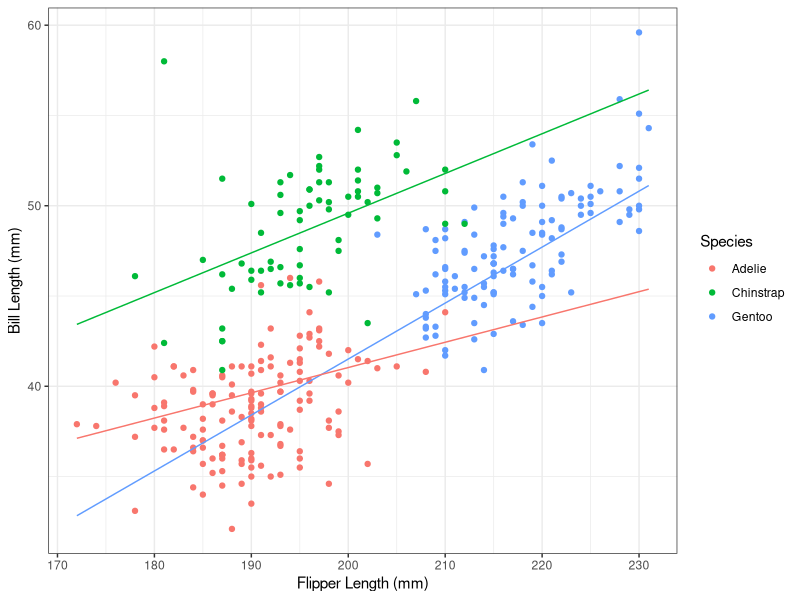
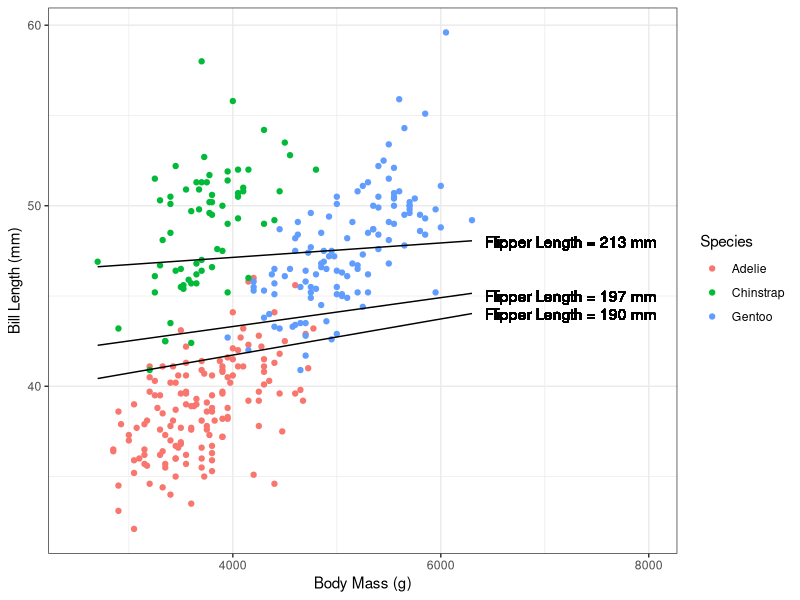
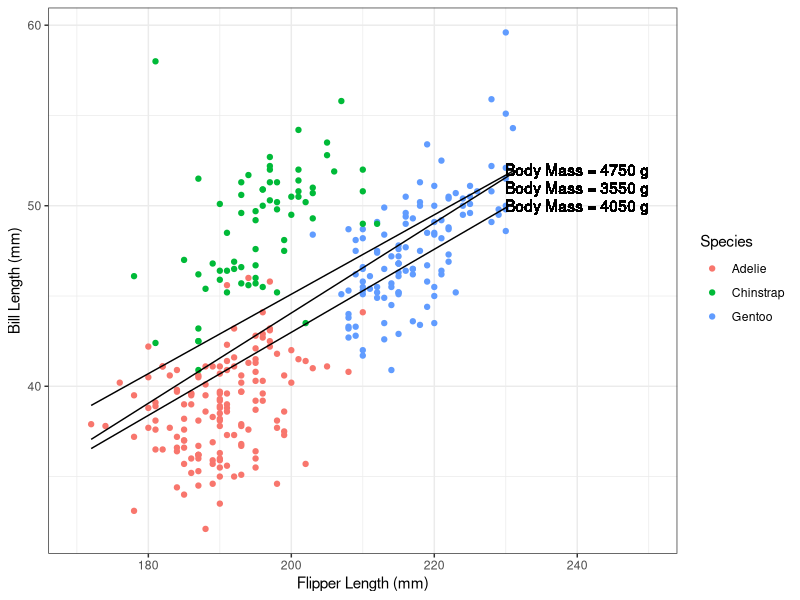

These figures' R source, in order:
## ---- chunk 1
knitr::opts_chunk$set(echo = TRUE, warning = FALSE, message = FALSE, fig.path = "figure/listings-")
library(tidyverse)
library(palmerpenguins)
library(fastDummies)

options(scipen = 1, digits = 4)

data <- as_tibble(na.omit((penguins %>% select(species,
                                      bill_length_mm,
                                      flipper_length_mm,
                                      body_mass_g,
                                      sex))))

data <- dummy_cols(data, select_columns = c("sex", "species"))
## ---- chunk 2
m1 <- lm(bill_length_mm ~ flipper_length_mm + species_Chinstrap + 
           species_Gentoo + species_Chinstrap:flipper_length_mm +
           species_Gentoo:flipper_length_mm, data = data)

coefficients(m1)
## ---- chunk 3
c1 <- coefficients(m1)
## ---- chunk 4
# generic model:
# c1[[1]] + c1[[2]]*flipper + c1[[3]]*chinstrap + c1[[4]]*gentoo + c1[[5]]*chinstrap*flipper + c1[[6]]*gentoo*flipper

# chinstraps
# c1[[1]] + c1[[2]]*flipper + c1[[3]]*1 + c1[[5]]*1*flipper 
# intercept: c1[[1]] + c1[[3]]*1 = 5.59
# slope for flipper: c1[[2]] + c1[[5]] = 0.22
  
# gentoo
# c1[[1]] + c1[[2]]*flipper + c1[[4]]*1 + c1[[6]]*1*flipper
# intercept: c1[[1]] +  c1[[4]]*1 = -20.49
# slope for flipper: c1[[2]] + c1[[6]] = 0.31

# adelie
# c1[[1]] + c1[[2]]*flipper 
# intercept: c1[[1]] = 13.04
# slope for flipper: c1[[2]] = 0.14
## ---- chunk 5
m2 <- lm(bill_length_mm ~ sex_male + species_Chinstrap +  species_Gentoo + 
         species_Chinstrap:sex_male + species_Gentoo:sex_male, data = data)

coefficients(m2)
## ---- chunk 6
c2 <- coefficients(m2)
## ---- chunk 7
c2 <- coefficients(m2)

# generic model:
# c2[[1]] + c2[[2]]*male + c2[[3]]*chinstrap + c2[[4]]*gentoo + c2[[5]]*male*Chinstrap + c2[[6]]*male*Gentoo

# chinstraps
# c2[[1]] + c2[[2]]*male + c2[[3]]*1 + c2[[5]]*male*1
# intercept: c2[[1]] + c2[[3]]*1 = 46.57
# slope for male: c2[[2]] + c2[[5]] = 4.52
  
# gentoo
# c2[[1]] + c2[[2]]*male + c2[[4]]*1 + c2[[6]]*male*1
# intercept: c2[[1]] +  c2[[4]]*1 = 45.56
# slope for male: c2[[2]] + c2[[6]] = 3.91

# adelie
# c2[[1]] + c2[[2]]*male 
# intercept: c2[[1]] = 37.26
# slope for male: c2[[2]] = 3.13
## ---- chunk 8
c2 <- coefficients(m2)

# generic model:
# c2[[1]] + c2[[2]]*male + c2[[3]]*chinstrap + c2[[4]]*gentoo + c2[[5]]*male*Chinstrap + c2[[6]]*male*Gentoo

# males
# c2[[1]] + c2[[2]]*1 + c2[[3]]*chinstrap + c2[[4]]*gentoo + c2[[5]]*1*Chinstrap + c2[[6]]*1*Gentoo
# intercept: c2[[1]] + c2[[2]]*1 = 40.39
# slope for Chinstrap: c2[[3]] + c2[[5]] = 10.70
# slope for Gentoo: c2[[4]] + c2[[6]] = 9.08
  
# females
# # c2[[1]] + c2[[3]]*chinstrap + c2[[4]]*gentoo 
# intercept: c2[[1]] = 37.26
# slope for Chinstrap: c2[[3]]  = 9.32
# slope for Gentoo: c2[[4]] = 8.31
## ---- chunk 9
m3 <- lm(bill_length_mm ~ flipper_length_mm + body_mass_g + flipper_length_mm:body_mass_g, 
         data = data)

coefficients(m3)
## ---- chunk 10
c3 <- coefficients(m3)
## ---- chunk 11
c3 <- coefficients(m3)

# generic model:
# c3[[1]] + c3[[2]]*flipper + c3[[3]]*body + c3[[4]]*body*flipper 

# quantile(data$flipper_length_mm, 0.25, na.rm = TRUE) = 190
# median(data$flipper_length_mm, na.rm = TRUE) = 197
# quantile(data$flipper_length_mm, 0.75, na.rm = TRUE) = 213

#25th percentile
# c3[[1]] + c3[[2]]*190 + c3[[3]]*body + c3[[4]]*body*190
# intercept: c3[[1]] + c3[[2]]*190 = 37.73
# slope for body: c3[[3]] + c3[[4]]*190 = 0.001

# median
# c3[[1]] + c3[[2]]*197 + c3[[3]]*body + c3[[4]]*body*197
# intercept: c3[[1]] + c3[[2]]*197 = 40.11
# slope for body: c3[[3]] + c3[[4]]*197 = 0.0008

# 75th percentile
# c3[[1]] + c3[[2]]*213 + c3[[3]]*body + c3[[4]]*body*213
# intercept: c3[[1]] + c3[[2]]*213 = 45.54
# slope for body: c3[[3]] + c3[[4]]*213 = 0.0004
## ---- chunk 12
c3 <- coefficients(m3)

# generic model:
# c3[[1]] + c3[[2]]*flipper + c3[[3]]*body + c3[[4]]*body*flipper 

# quantile(data$body_mass_g, 0.25, na.rm = TRUE) = 3550
# median(data$body_mass_g, na.rm = TRUE) = 4050
# quantile(data$body_mass_g, 0.75, na.rm = TRUE) = 4750

#25th percentile
# c3[[1]] + c3[[2]]*flipper + c3[[3]]*3550 + c3[[4]]*3550*flipper
# intercept: c3[[1]] + c3[[3]]*3550 = -5.936
# slope for flipper: c3[[2]] + c3[[4]]*3550 = 0.25

# median
# c3[[1]] + c3[[2]]*flipper + c3[[3]]*4050 + c3[[4]]*4050*flipper
# intercept: c3[[1]] + c3[[3]]*4050 = -3.01
# slope for flipper: c3[[2]] + c3[[4]]*4050 = 0.23

# 75th percentile
# c3[[1]] + c3[[2]]*flipper + c3[[3]]*4750 + c3[[4]]*4750*flipper
# intercept: c3[[1]] + c3[[3]]*4750 = 1.10
# slope for flipper: c3[[2]] + c3[[4]]*4750 = 0.22
## ---- chunk 13
summary(m1)[4]
## ---- chunk 14
full <- lm(bill_length_mm ~ flipper_length_mm + species_Chinstrap +  species_Gentoo + species_Chinstrap:flipper_length_mm +
           species_Gentoo:flipper_length_mm, data = data)

reduced <- lm(bill_length_mm ~ flipper_length_mm + species_Chinstrap + species_Gentoo, data = data)

anova(reduced, full)
## ---- chunk 15
summary(m1)[4]
## ---- chunk 16
summary(m2)[4]
## ---- chunk 17
full <- lm(bill_length_mm ~ sex_male + species_Chinstrap +  species_Gentoo + species_Chinstrap:sex_male +
           species_Gentoo:sex_male, data = data)

reduced <- lm(bill_length_mm ~ sex_male + species_Chinstrap + species_Gentoo, data = data)

anova(reduced, full)
## ---- chunk 18
summary(m3)[4]
## ---- chunk 19
data <- data %>% mutate(
          m1c = 5.59 + 0.22*data$flipper_length_mm,
          m1g = -20.49 + 0.31*data$flipper_length_mm,
          m1a = 13.04 + 0.14*data$flipper_length_mm
        )
## ---- chunk 20
p1 <- ggplot(data, aes(x=flipper_length_mm, y=bill_length_mm, color=species)) +
        geom_point() +
        geom_line(aes(y = m1c), color = "#00BA38", linetype = "solid") +
        geom_line(aes(y = m1g), color = "#619CFF", linetype = "solid") +
        geom_line(aes(y = m1a), color = "#F8766D", linetype = "solid") +
        xlab("Flipper Length (mm)") +
        ylab("Bill Length (mm)") +
        scale_color_discrete(name = "Species") +
        theme_bw() 
## ---- chunk 21
ggsave("/Volumes/GoogleDrive/My Drive/IAIA - SDSII/SDSII/lectures/images/w1l3fig1.png")
## ---- chunk 22
data <- data %>% mutate(
          m3f25 = 37.73 + 0.001*body_mass_g,
          m3f50 = 40.11 + 0.0008*body_mass_g,
          m3f75 = 45.54 + 0.0004*body_mass_g,
          m3bm25 = -5.94 + 0.25*flipper_length_mm,
          m3bm50 = -3.01 + 0.23*flipper_length_mm,
          m3bm75 = 1.10 + 0.22*flipper_length_mm
        )
## ---- chunk 23
p2 <- ggplot(data, aes(x=body_mass_g, y=bill_length_mm, color=species)) +
        geom_point() +
        geom_line(aes(y = m3f25), color = "black", linetype = "solid") +
        geom_text(aes(x = 7250, y = 44, label = "Flipper Length = 190 mm"), color="black", show.legend = FALSE) + 
        geom_line(aes(y = m3f50), color = "black", linetype = "solid") +
        geom_text(aes(x = 7250, y = 45, label = "Flipper Length = 197 mm"), color="black", show.legend = FALSE) + 
        geom_line(aes(y = m3f75), color = "black", linetype = "solid") +
        geom_text(aes(x = 7250, y = 48, label = "Flipper Length = 213 mm"), color="black", show.legend = FALSE) + 
        xlab("Body Mass (g)") + xlim(2500,8000) +
        ylab("Bill Length (mm)") +
        scale_color_discrete(name = "Species") +
        theme_bw() 
## ---- chunk 24
ggsave("/Volumes/GoogleDrive/My Drive/IAIA - SDSII/SDSII/lectures/images/w1l3fig2.png")
## ---- chunk 25
p3 <- ggplot(data, aes(x=flipper_length_mm, y=bill_length_mm, color=species)) +
        geom_point() +
        geom_line(aes(y = m3bm25), color = "black", linetype = "solid") +
        geom_text(aes(x = 240, y = 51, label = "Body Mass = 3550 g"), color="black", show.legend = FALSE) + 
        geom_line(aes(y = m3bm50), color = "black", linetype = "solid") +
        geom_text(aes(x = 240, y = 50, label = "Body Mass = 4050 g"), color="black", show.legend = FALSE) + 
        geom_line(aes(y = m3bm75), color = "black", linetype = "solid") +
        geom_text(aes(x = 240, y = 52, label = "Body Mass = 4750 g"), color="black", show.legend = FALSE) + 
        xlab("Flipper Length (mm)") + xlim(170, 250) +
        ylab("Bill Length (mm)") +
        scale_color_discrete(name = "Species") +
        theme_bw() 
## ---- chunk 26
ggsave("/Volumes/GoogleDrive/My Drive/IAIA - SDSII/SDSII/lectures/images/w1l3fig3.png")
